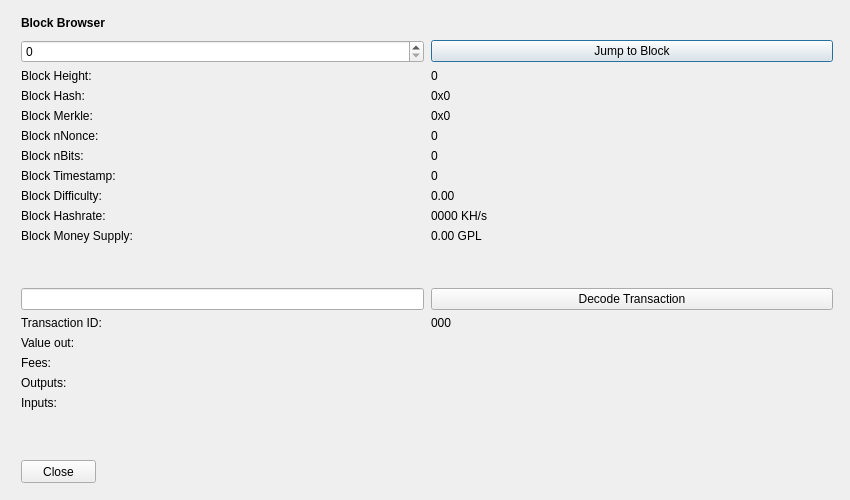
<?xml version="1.0" encoding="UTF-8"?>
<ui version="4.0">
 <class>BlockBrowser</class>
 <widget class="QDialog" name="BlockBrowser">
  <property name="windowModality">
   <enum>Qt::NonModal</enum>
  </property>
  <property name="enabled">
   <bool>true</bool>
  </property>
  <property name="geometry">
   <rect>
    <x>0</x>
    <y>0</y>
    <width>850</width>
    <height>500</height>
   </rect>
  </property>
  <property name="sizePolicy">
   <sizepolicy hsizetype="Preferred" vsizetype="Preferred">
    <horstretch>0</horstretch>
    <verstretch>0</verstretch>
   </sizepolicy>
  </property>
  <property name="minimumSize">
   <size>
    <width>0</width>
    <height>0</height>
   </size>
  </property>
  <property name="acceptDrops">
   <bool>false</bool>
  </property>
  <property name="windowTitle">
   <string>Block Browser</string>
  </property>
  <layout class="QGridLayout">
   <property name="sizeConstraint">
    <enum>QLayout::SetMaximumSize</enum>
   </property>
   <property name="leftMargin">
    <number>21</number>
   </property>
   <property name="topMargin">
    <number>10</number>
   </property>
   <property name="rightMargin">
    <number>10</number>
   </property>
   <item row="1" column="0">
    <widget class="QWidget" name="widget" native="true">
     <widget class="QWidget" name="layoutWidgetBE1">
      <property name="geometry">
       <rect>
        <x>0</x>
        <y>0</y>
        <width>822</width>
        <height>27</height>
       </rect>
      </property>
      <layout class="QHBoxLayout" name="horizontalLayoutBE">
       <property name="spacing">
        <number>7</number>
       </property>
       <item>
        <widget class="QLabel" name="labelBlockExplorer">
         <property name="sizePolicy">
          <sizepolicy hsizetype="Preferred" vsizetype="Maximum">
           <horstretch>0</horstretch>
           <verstretch>0</verstretch>
          </sizepolicy>
         </property>
         <property name="font">
          <font>
           <weight>75</weight>
           <bold>true</bold>
          </font>
         </property>
         <property name="styleSheet">
          <string notr="true">font-weight:bold;</string>
         </property>
         <property name="text">
          <string>Block Browser</string>
         </property>
        </widget>
       </item>
       <item>
        <spacer name="horizontalSpacerBE">
         <property name="orientation">
          <enum>Qt::Horizontal</enum>
         </property>
         <property name="sizeHint" stdset="0">
          <size>
           <width>40</width>
           <height>20</height>
          </size>
         </property>
        </spacer>
       </item>
      </layout>
     </widget>
     <widget class="QWidget" name="layoutWidgetBE2">
      <property name="geometry">
       <rect>
        <x>0</x>
        <y>30</y>
        <width>812</width>
        <height>410</height>
       </rect>
      </property>
      <layout class="QGridLayout" name="gridLayoutBE" rowstretch="0,0,0,0,0,0,0,0,0,0,0,0,0,0,0,0,0,0,0,0" columnstretch="0,0">
       <property name="sizeConstraint">
        <enum>QLayout::SetDefaultConstraint</enum>
       </property>
       <property name="horizontalSpacing">
        <number>7</number>
       </property>
       <item row="14" column="1">
        <widget class="QLabel" name="txID">
         <property name="text">
          <string>000</string>
         </property>
         <property name="textInteractionFlags">
          <set>Qt::LinksAccessibleByMouse|Qt::TextSelectableByMouse</set>
         </property>
        </widget>
       </item>
       <item row="8" column="1">
        <widget class="QLabel" name="timeBox">
         <property name="text">
          <string>0</string>
         </property>
         <property name="textInteractionFlags">
          <set>Qt::LinksAccessibleByMouse|Qt::TextSelectableByMouse</set>
         </property>
        </widget>
       </item>
       <item row="9" column="1">
        <widget class="QLabel" name="diffBox">
         <property name="text">
          <string>0.00</string>
         </property>
         <property name="textInteractionFlags">
          <set>Qt::LinksAccessibleByMouse|Qt::TextSelectableByMouse</set>
         </property>
        </widget>
       </item>
       <item row="10" column="0">
        <widget class="QLabel" name="hashRateLabel">
         <property name="text">
          <string>Block Hashrate:</string>
         </property>
        </widget>
       </item>
       <item row="9" column="0">
        <widget class="QLabel" name="diffLabel">
         <property name="text">
          <string>Block Difficulty:</string>
         </property>
        </widget>
       </item>
       <item row="17" column="1">
        <widget class="QLabel" name="outputBox">
         <property name="text">
          <string/>
         </property>
         <property name="alignment">
          <set>Qt::AlignLeading|Qt::AlignLeft|Qt::AlignTop</set>
         </property>
         <property name="textInteractionFlags">
          <set>Qt::LinksAccessibleByMouse|Qt::TextSelectableByMouse</set>
         </property>
        </widget>
       </item>
       <item row="3" column="1">
        <widget class="QLabel" name="heightLabelBE1">
         <property name="text">
          <string>0</string>
         </property>
         <property name="textInteractionFlags">
          <set>Qt::LinksAccessibleByMouse|Qt::TextSelectableByMouse</set>
         </property>
        </widget>
       </item>
       <item row="1" column="1">
        <widget class="QPushButton" name="blockButton">
         <property name="text">
          <string>Jump to Block</string>
         </property>
        </widget>
       </item>
       <item row="3" column="0">
        <widget class="QLabel" name="heightLabelBE2">
         <property name="text">
          <string>Block Height:</string>
         </property>
        </widget>
       </item>
       <item row="7" column="0">
        <widget class="QLabel" name="bitsLabel">
         <property name="text">
          <string>Block nBits:</string>
         </property>
        </widget>
       </item>
       <item row="6" column="1">
        <widget class="QLabel" name="nonceBox">
         <property name="text">
          <string>0</string>
         </property>
         <property name="textInteractionFlags">
          <set>Qt::LinksAccessibleByMouse|Qt::TextSelectableByMouse</set>
         </property>
        </widget>
       </item>
       <item row="6" column="0">
        <widget class="QLabel" name="nonceLabel">
         <property name="text">
          <string>Block nNonce:</string>
         </property>
        </widget>
       </item>
       <item row="5" column="1">
        <widget class="QLabel" name="merkleBox">
         <property name="minimumSize">
          <size>
           <width>187</width>
           <height>0</height>
          </size>
         </property>
         <property name="text">
          <string>0x0</string>
         </property>
         <property name="textInteractionFlags">
          <set>Qt::LinksAccessibleByMouse|Qt::TextSelectableByMouse</set>
         </property>
        </widget>
       </item>
       <item row="16" column="0">
        <widget class="QLabel" name="feesLabel">
         <property name="text">
          <string>Fees:</string>
         </property>
        </widget>
       </item>
       <item row="15" column="1">
        <widget class="QLabel" name="valueBox">
         <property name="text">
          <string/>
         </property>
         <property name="textInteractionFlags">
          <set>Qt::LinksAccessibleByMouse|Qt::TextSelectableByMouse</set>
         </property>
        </widget>
       </item>
       <item row="7" column="1">
        <widget class="QLabel" name="bitsBox">
         <property name="text">
          <string>0</string>
         </property>
         <property name="textInteractionFlags">
          <set>Qt::LinksAccessibleByMouse|Qt::TextSelectableByMouse</set>
         </property>
        </widget>
       </item>
       <item row="8" column="0">
        <widget class="QLabel" name="timeLabel">
         <property name="text">
          <string>Block Timestamp:</string>
         </property>
        </widget>
       </item>
       <item row="17" column="0">
        <widget class="QLabel" name="outputLabel">
         <property name="text">
          <string>Outputs:</string>
         </property>
         <property name="alignment">
          <set>Qt::AlignLeading|Qt::AlignLeft|Qt::AlignTop</set>
         </property>
        </widget>
       </item>
       <item row="1" column="0">
        <widget class="QSpinBox" name="heightBox">
         <property name="sizePolicy">
          <sizepolicy hsizetype="Preferred" vsizetype="Fixed">
           <horstretch>0</horstretch>
           <verstretch>0</verstretch>
          </sizepolicy>
         </property>
         <property name="maximum">
          <number>99999999</number>
         </property>
        </widget>
       </item>
       <item row="4" column="0">
        <widget class="QLabel" name="hashLabel">
         <property name="text">
          <string>Block Hash:</string>
         </property>
        </widget>
       </item>
       <item row="16" column="1">
        <widget class="QLabel" name="feesBox">
         <property name="text">
          <string/>
         </property>
         <property name="textInteractionFlags">
          <set>Qt::LinksAccessibleByMouse|Qt::TextSelectableByMouse</set>
         </property>
        </widget>
       </item>
       <item row="4" column="1">
        <widget class="QLabel" name="hashBox">
         <property name="enabled">
          <bool>true</bool>
         </property>
         <property name="sizePolicy">
          <sizepolicy hsizetype="Preferred" vsizetype="Preferred">
           <horstretch>0</horstretch>
           <verstretch>0</verstretch>
          </sizepolicy>
         </property>
         <property name="minimumSize">
          <size>
           <width>0</width>
           <height>0</height>
          </size>
         </property>
         <property name="text">
          <string>0x0</string>
         </property>
         <property name="textInteractionFlags">
          <set>Qt::LinksAccessibleByMouse|Qt::TextSelectableByMouse</set>
         </property>
        </widget>
       </item>
       <item row="14" column="0">
        <widget class="QLabel" name="txLabel">
         <property name="text">
          <string>Transaction ID:</string>
         </property>
        </widget>
       </item>
       <item row="15" column="0">
        <widget class="QLabel" name="valueLabel">
         <property name="text">
          <string>Value out:</string>
         </property>
        </widget>
       </item>
       <item row="13" column="0">
        <widget class="QLineEdit" name="txBox">
         <property name="sizePolicy">
          <sizepolicy hsizetype="Preferred" vsizetype="Fixed">
           <horstretch>0</horstretch>
           <verstretch>0</verstretch>
          </sizepolicy>
         </property>
         <property name="inputMask">
          <string comment="Transaction id" extracomment="Transaction id"/>
         </property>
         <property name="placeholderText">
          <string comment="Transaction ID" extracomment="Transaction ID"/>
         </property>
        </widget>
       </item>
       <item row="12" column="0">
        <spacer name="verticalSpacer_2">
         <property name="orientation">
          <enum>Qt::Vertical</enum>
         </property>
         <property name="sizeHint" stdset="0">
          <size>
           <width>20</width>
           <height>20</height>
          </size>
         </property>
        </spacer>
       </item>
       <item row="10" column="1">
        <widget class="QLabel" name="hashRateBox">
         <property name="text">
          <string>0000 KH/s</string>
         </property>
         <property name="textInteractionFlags">
          <set>Qt::LinksAccessibleByMouse|Qt::TextSelectableByMouse</set>
         </property>
        </widget>
       </item>
       <item row="19" column="0">
        <spacer name="verticalSpacer">
         <property name="orientation">
          <enum>Qt::Vertical</enum>
         </property>
         <property name="sizeHint" stdset="0">
          <size>
           <width>20</width>
           <height>40</height>
          </size>
         </property>
        </spacer>
       </item>
       <item row="13" column="1">
        <widget class="QPushButton" name="txButton">
         <property name="text">
          <string>Decode Transaction</string>
         </property>
        </widget>
       </item>
       <item row="18" column="0">
        <widget class="QLabel" name="inputLabel">
         <property name="text">
          <string>Inputs:</string>
         </property>
         <property name="alignment">
          <set>Qt::AlignLeading|Qt::AlignLeft|Qt::AlignTop</set>
         </property>
        </widget>
       </item>
       <item row="5" column="0">
        <widget class="QLabel" name="merkleLabel">
         <property name="text">
          <string>Block Merkle:</string>
         </property>
        </widget>
       </item>
       <item row="18" column="1">
        <widget class="QLabel" name="inputBox">
         <property name="text">
          <string/>
         </property>
         <property name="alignment">
          <set>Qt::AlignLeading|Qt::AlignLeft|Qt::AlignTop</set>
         </property>
         <property name="textInteractionFlags">
          <set>Qt::LinksAccessibleByMouse|Qt::TextSelectableByMouse</set>
         </property>
        </widget>
       </item>
       <item row="11" column="0">
        <widget class="QLabel" name="moneySupplyLabel">
         <property name="text">
          <string>Block Money Supply:</string>
         </property>
        </widget>
       </item>
       <item row="11" column="1">
        <widget class="QLabel" name="moneySupplyBox">
         <property name="text">
          <string>0.00 GPL</string>
         </property>
         <property name="textInteractionFlags">
          <set>Qt::LinksAccessibleByMouse|Qt::TextSelectableByMouse</set>
         </property>
        </widget>
       </item>
      </layout>
     </widget>
     <widget class="QPushButton" name="closeButton">
      <property name="geometry">
       <rect>
        <x>0</x>
        <y>450</y>
        <width>75</width>
        <height>23</height>
       </rect>
      </property>
      <property name="text">
       <string>Close</string>
      </property>
     </widget>
    </widget>
   </item>
  </layout>
 </widget>
 <resources/>
 <connections/>
</ui>
